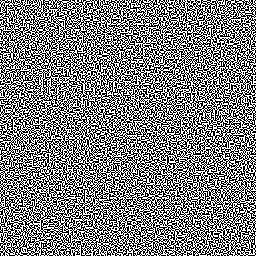
#> input picture output/Share1.png, 256 x 256 px
$ python 6_visual_stacking.py
#> lines starting #> are read from the running program, lines starting #| are printed output that depends on the picture

import cv2
import numpy as np
from config import PATHS

def main():
    print("🔹 BLOCK 6: VISUAL STACKING")

    share1 = cv2.imread(PATHS['share1'], cv2.IMREAD_GRAYSCALE)
#> share1: shape (256, 256); 50% white in thin lines or dots
    share2 = cv2.imread(PATHS['share2'], cv2.IMREAD_GRAYSCALE)
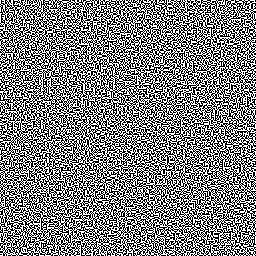
#> input picture output/Share2.png, 256 x 256 px
#> share2: shape (256, 256); 50% white in thin lines or dots

    if share1 is None or share2 is None:
        raise FileNotFoundError("Shares not found. Run Step 5 first.")

    # Simulate Physical Stacking (OR operation on BLACK/INK pixels)
    stacked = cv2.bitwise_and(share1, share2)
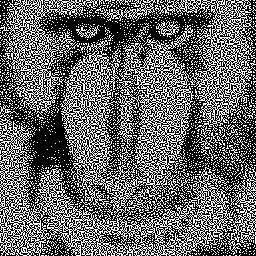
#> stacked: shape (256, 256); 40.2% white in thin lines or dots

    cv2.imwrite(PATHS['stacked'], stacked)
    print(f"Saved {PATHS['stacked']}")
    print("Visual Stacking Complete.")

if __name__ == "__main__":
    main()
